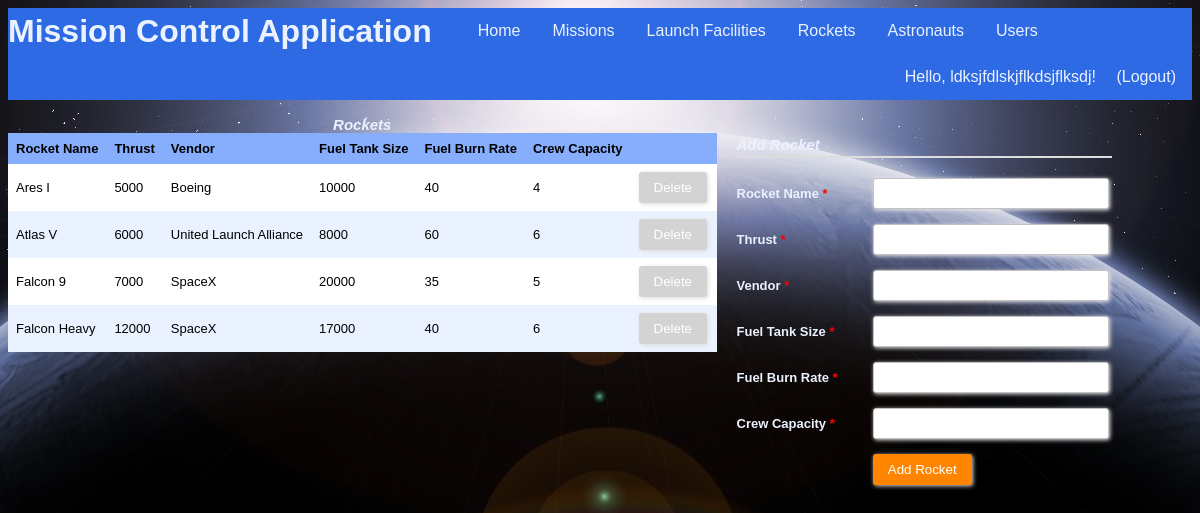
/rockets (signed in), run on an earlier commit of the app's database.
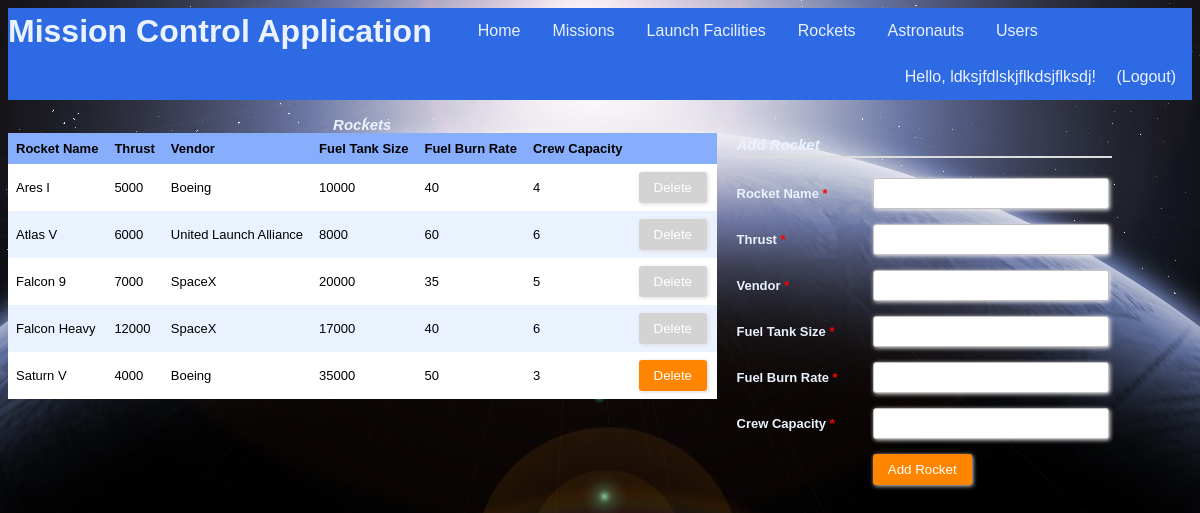
And on a later commit of the database.
### tables this page shows
CREATE TABLE "Users" (
	`uid`	INTEGER NOT NULL PRIMARY KEY AUTOINCREMENT,
	`firstName`	TEXT NOT NULL,
	`lastName`	TEXT NOT NULL,
	`username`	TEXT NOT NULL UNIQUE,
	`password`	TEXT NOT NULL,
	`regTime`	TEXT NOT NULL,
	`lastLoginTime`	TEXT,
	`pid`	INTEGER NOT NULL
);

CREATE TABLE "Rockets" (
	`rid`	INTEGER NOT NULL PRIMARY KEY AUTOINCREMENT,
	`rname`	TEXT NOT NULL,
	`thrust`	INTEGER NOT NULL,
	`vendor`	TEXT NOT NULL,
	`fuelTankSize`	INTEGER NOT NULL,
	`fuelBurnRate`	INTEGER NOT NULL,
	`crewCapacity`	INTEGER NOT NULL
);

### app.py (the view, shortened to what this page needs)
@app.route("/rockets", methods=["GET", "POST"])
@login_required
def showRockets():
    conn = sqlite3.connect(dbPath)
    conn.row_factory = sqlite3.Row
    c = conn.cursor()
    c.execute("SELECT rid, rid IN (SELECT rid FROM Mission) AS cannotDelete, rname, thrust, vendor, fuelTankSize, fuelBurnRate, crewCapacity FROM Rockets")
    results = c.fetchall()
    formInputs = [['rname', 'text', 'Rocket Name', []], ['thrust', 'number', 'Thrust', []], ['vendor', 'text', 'Vendor', []], ['fuelTankSize', 'number', 'Fuel Tank Size', []], ['fuelBurnRate', 'number', 'Fuel Burn Rate', []], ['crewCapacity', 'number', 'Crew Capacity', []]]
    conn.commit()
    conn.close()
    return render_template("rockets.html", headers=("Rocket Name","Thrust","Vendor","Fuel Tank Size","Fuel Burn Rate", "Crew Capacity"), rows=results, inputs=formInputs)

### app.py (called while the page is built)
@login_manager.user_loader
def load_user(username):
    userRecord = DBgetUser(username)
    if userRecord:
        return User(userRecord["username"], userRecord["password"], True)
    return None

def DBgetUser(username):
    conn = sqlite3.connect(dbPath)
    conn.row_factory = sqlite3.Row
    c = conn.cursor()
    c.execute("SELECT * from Users WHERE username = ?", (username,))
    userRecord = c.fetchone()
    conn.close()
    return userRecord

### templates/rockets.html (shortened to what this page needs)
{% extends "main_template.html" %}
{% from 'macros.html' import GenerateTable, GenerateFormToAddEntry %}
{% block body %}
<section style="float:left">
	{{ GenerateTable('Rockets', headers, rows, 'rid') }}
</section>
<section style="float:left">
	{{ GenerateFormToAddEntry('Add Rocket', inputs) }}
</section>
{% endblock %}

### templates/main_template.html (shortened to what this page needs)
<!DOCTYPE html>
<html>
	<head>
		<link rel="stylesheet" type= "text/css" href="{{ url_for('static', filename='styles.css') }}">
	</head>
	<body>
		<header>
			<ul class="nav">
				<h1 class="nav">Mission Control Application</h1>
				<li class="nav"><a class="nav" href="{{ url_for('index') }}">Home</a></li>
				{% if current_user.is_authenticated %}
				<li class="nav"><a class="nav" href="{{ url_for('showMissions') }}">Missions</a></li>
				<li class="nav"><a class="nav" href="{{ url_for('showFacilities') }}">Launch Facilities</a></li>
				<li class="nav"><a class="nav" href="{{ url_for('showRockets') }}">Rockets</a></li>
				<li class="nav"><a class="nav" href="{{ url_for('showAstronauts') }}">Astronauts</a></li>
				<li class="nav"><a class="nav" href="{{ url_for('showUsers') }}">Users</a></li>
				{% endif %}
				<div class="user-greeting">
					{% if current_user.is_authenticated %}
  						Hello, {{ current_user.id }}!    <a class="nav" href="{{ url_for('showLogout') }}">(Logout)</a>
					{% else %}
						Hello, guest!    <a class="nav" href="{{ url_for('showLogin') }}">Login</a><a class="nav" href="{{ url_for('showSignup') }}">Sign Up</a>
					{% endif %}
				</div>
			</ul>
		</header>
		{% block body %}{% endblock %}
	</body>
</html>

### templates/macros.html (shortened to what this page needs)
{% macro GenerateTable(title, headers, rows, keyName) %}
	{% if rows %}
		<table>
			<caption>
				{{title}}
			</caption>
			<tr>
				{% for header in headers %}
				<th>{{header}}</th>
				{% endfor %}
				<th/>
			</tr>
			{% for row in rows %}
			<tr id ="{{row[keyName]}}">
				{% for value in row %}
					{% if loop.index0 > 1 %}
						<td>
							{% if title == "Astronauts" %}
								<a href="{{ url_for('showAstronautInfo', aid = row[keyName]) }}">{{value|safe}}</a>
							{% else %}
								{{value|safe}}
							{% endif %}
						</td>
					{% endif %}
				{% endfor %}
				{% if row[1] == 1 %}
					{% set disabled = 'disabled' %}
				{% else %}
					{% set disabled = '' %}
				{% endif %}
				<td>
					<div class="form-style-2" style="width:70px; padding: 0px 0px 0px 0px;">
						<form method="post">
							<input type="submit" value="Delete" name="delete.{{ row[0] }}" {{disabled}}/>
						</form>
					</div>
				</td>
			</tr>
			{% endfor %}
		</table>
	{% else %}
		No records found!
	{% endif %}
{% endmacro %}
{% macro GenerateFormToAddEntry(submitButtonText, inputs) %}
	<div class="form-style-2">
	<div class="form-style-2-heading">{{submitButtonText}}</div>
	<form method="post">
		{% for fieldName, fieldType, fieldLabel, optionalValues in inputs %}
			{% if fieldType == 'text' %}
				<label for="{{fieldName}}"><span>{{fieldLabel}} <span class="required">*</span></span><input type="text" class="input-field" name="{{fieldName}}" required/></label>
			{% elif fieldType == 'password' %}
				<label for="{{fieldName}}"><span>{{fieldLabel}} <span class="required">*</span></span><input type="password" class="input-field" name="{{fieldName}}" required/></label>
			{% elif fieldType == 'number' %}
				<label for="{{fieldName}}"><span>{{fieldLabel}} <span class="required">*</span></span><input type="number" class="input-field" name="{{fieldName}}" required/></label>
			{% elif fieldType == 'selectmultiple' %}
				<label for="{{fieldName}}"><span>{{fieldLabel}} <span class="required">*</span></span><select multiple name="{{fieldName}}" class="select-field" required>
				{% for id, displayName in optionalValues %}
					<option value="{{id}}">{{displayName}}</option>
				{% endfor %}
				</select></label>
			{% elif fieldType == 'datetime' %}
				<label for="{{fieldName}}"><span>{{fieldLabel}} <span class="required">*</span></span><input type="datetime-local" class="input-field" name="{{fieldName}}" id="{{optionalValues[0]}}" onchange="changeEnd()" required></label>
			{% elif fieldType == 'date' %}
				<label for="{{fieldName}}"><span>{{fieldLabel}} <span class="required">*</span></span><input type="date" class="input-field" name="{{fieldName}}" required></label>
			{% elif fieldType == 'radio' %}
				<label for="{{fieldName}}"><span>{{fieldLabel}} <span class="required">*</span></span>
				{% for id, displayName in optionalValues %}
					<input type="radio" name="permission" value="{{id}}" required> {{displayName}}
				{% endfor %}
				</label>
			{% endif %}
		{% endfor %}
		<label><span>&nbsp;</span><input type="submit" value="{{submitButtonText}}"/></label>
	</form>
	</div>
{% endmacro %}

### static/styles.css (style rules this page uses)
:root { --light-blue: #EBF2FF; --medium-blue: #86AEFD; --dark-blue: #2D6AE3; }
ul.nav { list-style-type: none; text-align: center; display: block; margin: 0; padding: 0; overflow: hidden; background-color: var(--dark-blue); }
li.nav { float: left; }
a.nav { display: inline-block; color: var(--light-blue); text-align: center; padding: 14px 16px; text-decoration: none; font-family: "Trebuchet MS", Helvetica, sans-serif; }
h1.nav { float: left; margin: 0; padding: 5px 30px 0px 0px; font-family: "Trebuchet MS", Helvetica, sans-serif; color: var(--light-blue); vertical-align: bottom; }
.user-greeting { float: right; list-style-type: none; text-align: center; margin: 0; overflow: hidden; background-color: var(--dark-blue); text-align: center; vertical-align: center; text-decoration: none; font-family: "Trebuchet MS", Helvetica, sans-serif; color: var(--light-blue); }
table { border-collapse: collapse; width: 100%; table-layout: auto; }
th, td { text-align: left; padding: 8px; font: 13px Arial, Helvetica, sans-serif; }
caption { font: 13px Arial, Helvetica, sans-serif; font-weight: bold; font-style: italic; font-size: 15px; color: var(--light-blue); }
tr { background-color: var(--light-blue) }
tr:nth-child(even) { background-color: white }
th { background-color: var(--medium-blue); font-weight: bold; }
.form-style-2 { width: 375px; max-width: 650px; padding: 20px 12px 10px 20px; font: 13px Arial, Helvetica, sans-serif; color: var(--light-blue); }
.form-style-2-heading { font-weight: bold; font-style: italic; border-bottom: 2px solid #ddd; margin-bottom: 20px; font-size: 15px; padding-bottom: 3px; }
.form-style-2 label { display: block; margin: 0px 0px 15px 0px; }
.form-style-2 label > span { width: 35%; font-weight: bold; float: left; padding-top: 8px; padding-right: 5px; }
.form-style-2 span.required { color:red; }
.form-style-2 input.input-field { width: 63%; }
.form-style-2 input.input-field, .form-style-2 .tel-number-field, .form-style-2 .textarea-field, .form-style-2 .select-field { box-sizing: border-box; -webkit-box-sizing: border-box; -moz-box-sizing: border-box; border: 1px solid #C2C2C2; box-shadow: 1px 1px 4px #EBEBEB; -moz-box-shadow: 1px 1px 4px #EBEBEB; -webkit-box-shadow: 1px 1px 4px #EBEBEB; border-radius: 3px; -webkit-border-radius: 3px; -moz-border-radius: 3px; padding: 7px; outline: none; }
.form-style-2 input[type=submit], .form-style-2 input[type=button] { border: none; padding: 8px 15px 8px 15px; background: #FF8500; color: #fff; box-shadow: 1px 1px 4px #DADADA; -moz-box-shadow: 1px 1px 4px #DADADA; -webkit-box-shadow: 1px 1px 4px #DADADA; border-radius: 3px; -webkit-border-radius: 3px; -moz-border-radius: 3px; }
.form-style-2 input[type=submit]:disabled, .form-style-2 input[type=button]:disabled { background: lightgray; color: #fff; }

What changed in the data, as far as the page shows it:
added Rockets: rname "Saturn V", thrust "4000", vendor "Boeing", fuelTankSize "35000", row "50" "3"
